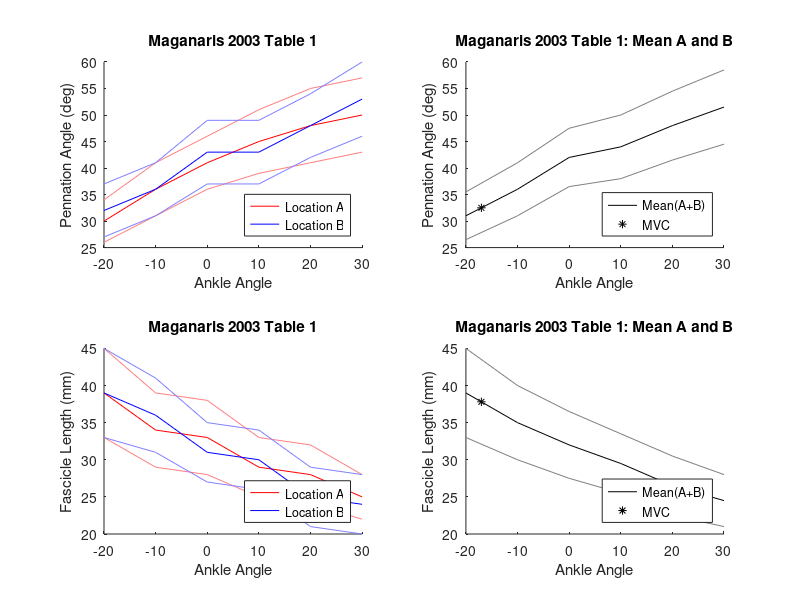

MATLAB code for this plot:
close all;
clear all;
clc;

ankleAngleMVC = -17;

ankleAngle = [-20;-10;0;10;20;30];
pennationAngleA = [30 4; 36 5; 41 5; 45 6; 48 7; 50 7];
pennationAngleB = [32 5; 36 5; 43 6; 43 6; 48 6; 53 7];

fascicleLengthA = [39 6; 34 5; 33 5; 29 4; 28 4; 25 3];
fascicleLengthB = [39 6; 36 5; 31 4; 30 4; 25 4; 24 4];

force = [931, 95; 810, 79; 577, 52; 500, 48; 331, 35; 222,20];


%From Table 1 of
%
%Maganaris CN. Force‐length characteristics of the in vivo human 
%gastrocnemius muscle. Clinical Anatomy: The Official Journal of the 
%American Association of Clinical Anatomists and the British Association 
%of Clinical Anatomists. 2003 May;16(3):215-23.


fig_pennation = figure;

%Pennation angles
lbPennationAngleA = pennationAngleA(:,1) - pennationAngleA(:,2);
ubPennationAngleA = pennationAngleA(:,1) + pennationAngleA(:,2);

lbPennationAngleB = pennationAngleB(:,1) - pennationAngleB(:,2);
ubPennationAngleB = pennationAngleB(:,1) + pennationAngleB(:,2);

meanLBPennationAngle  = (lbPennationAngleA+lbPennationAngleB).*0.5;
meanUBPennationAngle  = (ubPennationAngleA+ubPennationAngleB).*0.5;
meanPennationAngle    = (pennationAngleA(:,1)+pennationAngleB(:,1)).*0.5;

pennationAngleMVC = interp1(ankleAngle,meanPennationAngle,ankleAngleMVC,'linear','extrap');

%Fascicle Lengths
lbFascicleLengthA = fascicleLengthA(:,1)-fascicleLengthA(:,2);
ubFascicleLengthA = fascicleLengthA(:,1)+fascicleLengthA(:,2);

lbFascicleLengthB = fascicleLengthB(:,1)-fascicleLengthB(:,2);
ubFascicleLengthB = fascicleLengthB(:,1)+fascicleLengthB(:,2);

meanLBFascicleLength = (lbFascicleLengthA + lbFascicleLengthB).*0.5;
meanUBFascicleLength = (ubFascicleLengthA + ubFascicleLengthB).*0.5;
meanFascicleLength   = (fascicleLengthA(:,1)+fascicleLengthB(:,1)).*0.5;

pennationAngleMVC = interp1(ankleAngle,meanPennationAngle,ankleAngleMVC,'linear','extrap');

fascicleLengthMVC = interp1(ankleAngle,meanFascicleLength,ankleAngleMVC,'linear','extrap');

forceMVC = interp1(ankleAngle, force(:,1), ankleAngleMVC,'linear','extrap');

fprintf('%1.3f\tPennation angle at MVC\n',pennationAngleMVC);
fprintf('%1.3f\tFascicle length at MVC\n',fascicleLengthMVC);
fprintf('%1.3f\tForce at MVC\n',forceMVC);

subplot(2,2,1);
  
  %fill(bndA(:,1),bndA(:,2),[1,1,1].*0.9+[1,0,0].*0.1,'FaceAlpha',0.5,'EdgeColor','none');
  %hold on
  seriesA=plot(ankleAngle,pennationAngleA(:,1),'r');
  hold on;
  plot(ankleAngle,lbPennationAngleA,'Color',[1,1,1].*0.5+[1,0,0].*0.5);
  hold on;
  plot(ankleAngle,ubPennationAngleA,'Color',[1,1,1].*0.5+[1,0,0].*0.5);
  hold on;

  %fill(bndB(:,1),bndB(:,2),[1,1,1].*0.9+[0,0,1].*0.1,'FaceAlpha',0.5,'EdgeColor','none');
  %hold on
  seriesB=plot(ankleAngle,pennationAngleB(:,1),'b');
  hold on;
  plot(ankleAngle,lbPennationAngleB,'Color',[1,1,1].*0.5+[0,0,1].*0.5);
  hold on;
  plot(ankleAngle,ubPennationAngleB,'Color',[1,1,1].*0.5+[0,0,1].*0.5);
  hold on;

  legend([seriesA,seriesB],{'Location A','Location B'},'Location','SouthEast');
  box off;
  
  xlabel('Ankle Angle');
  ylabel('Pennation Angle (deg)');
  title('Maganaris 2003 Table 1');

subplot(2,2,2);
  seriesC=plot(ankleAngle,meanPennationAngle(:,1),'k');
  hold on;
  plot(ankleAngle,meanLBPennationAngle,'Color',[1,1,1].*0.5);
  hold on;
  plot(ankleAngle,meanUBPennationAngle,'Color',[1,1,1].*0.5);
  hold on;  
  
  seriesMVC=plot(ankleAngleMVC,pennationAngleMVC,'*k');
  hold on;  
  legend([seriesC,seriesMVC],{'Mean(A+B)','MVC'},'Location','SouthEast');
  box off;
  
  xlabel('Ankle Angle');
  ylabel('Pennation Angle (deg)');
  title('Maganaris 2003 Table 1: Mean A and B');
  
subplot(2,2,3);
  seriesFLA = plot(ankleAngle,fascicleLengthA(:,1),'r');
  hold on;
  plot(ankleAngle,lbFascicleLengthA(:,1),'Color',[1,1,1].*0.5+[1,0,0].*0.5);
  hold on;
  plot(ankleAngle,ubFascicleLengthA(:,1),'Color',[1,1,1].*0.5+[1,0,0].*0.5);
  hold on;
  
  seriesFLB = plot(ankleAngle,fascicleLengthB(:,1),'b');
  hold on;
  plot(ankleAngle,lbFascicleLengthB(:,1),'Color',[1,1,1].*0.5+[0,0,1].*0.5);
  hold on;
  plot(ankleAngle,ubFascicleLengthB(:,1),'Color',[1,1,1].*0.5+[0,0,1].*0.5);
  hold on;
  
  legend([seriesFLA,seriesFLB],{'Location A','Location B'},'Location','SouthEast');
  box off;
  
  xlabel('Ankle Angle');
  ylabel('Fascicle Length (mm)');
  title('Maganaris 2003 Table 1');
    
subplot(2,2,4);  
  seriesFLC = plot(ankleAngle, meanFascicleLength(:,1),'k');
  hold on;
  plot(ankleAngle,meanLBFascicleLength,'Color',[1,1,1].*0.5);
  hold on;
  plot(ankleAngle,meanUBFascicleLength,'Color',[1,1,1].*0.5);
  hold on;  
  
  seriesFLMVC = plot(ankleAngleMVC,fascicleLengthMVC,'*k');
  hold on;  
  legend([seriesFLC,seriesFLMVC],{'Mean(A+B)','MVC'},'Location','SouthEast');
  box off;
  
  xlabel('Ankle Angle');
  ylabel('Fascicle Length (mm)');
  title('Maganaris 2003 Table 1: Mean A and B');
  
  
  